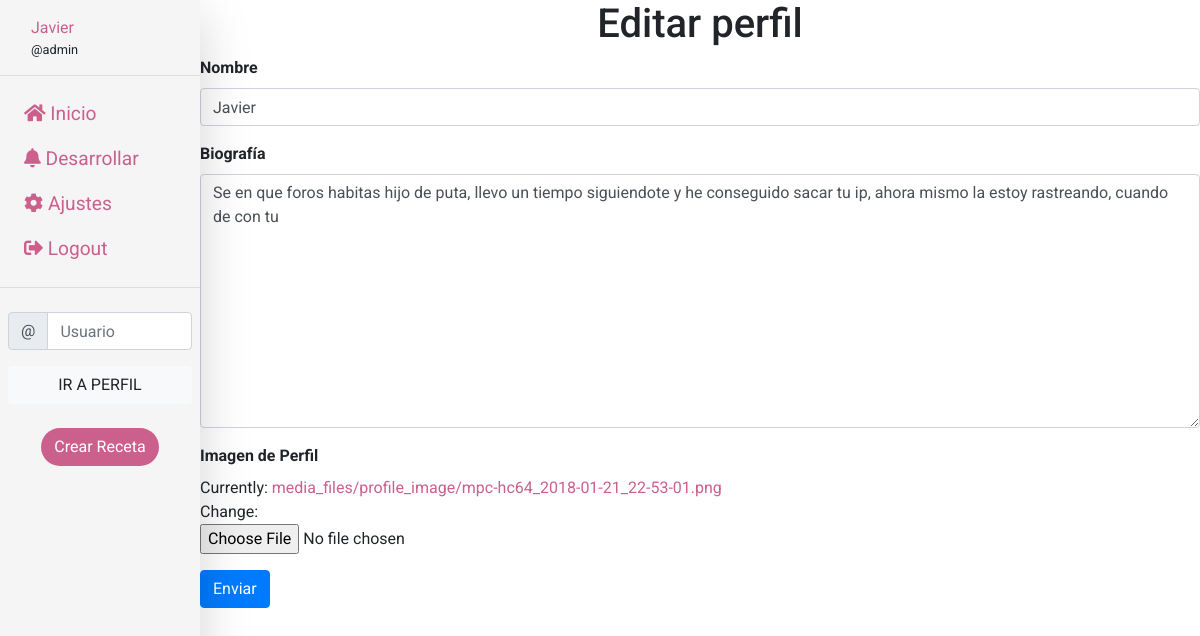
Before: /edit-profile/ (signed in) with the older database file.
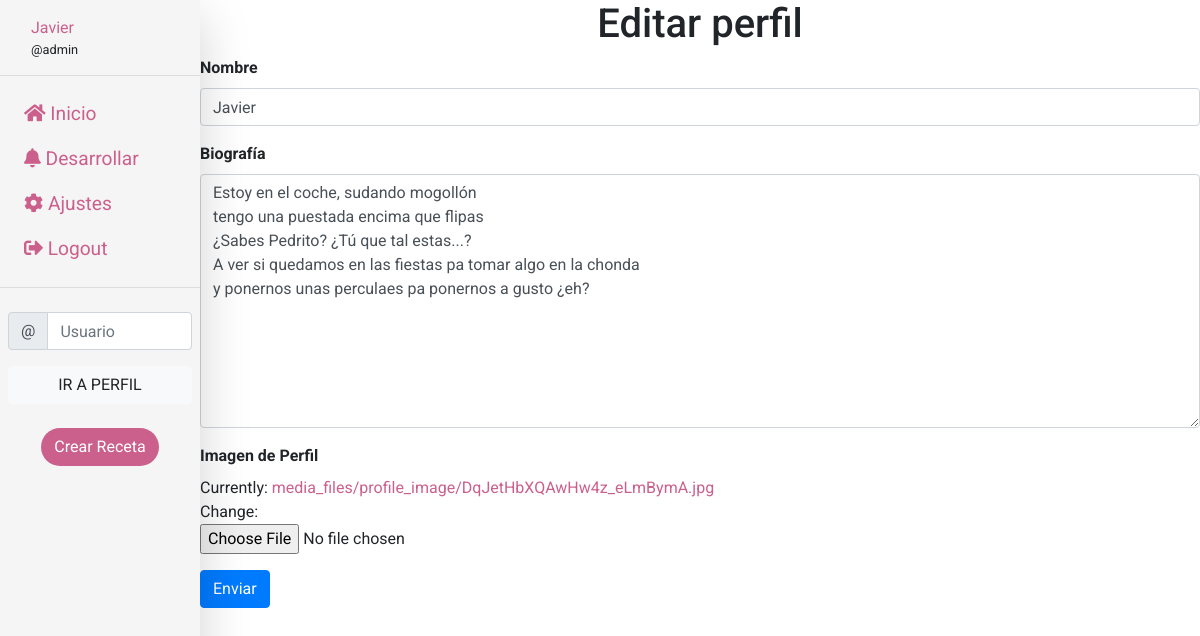
After: the same page with the newer database file.
### base/models.py (models this page shows, shortened)
class Profile(models.Model):
    class Meta:
        verbose_name = u'Perfil de Usuario'
        verbose_name_plural = u'Perfiles de Usuarios'
    user = models.OneToOneField(User, verbose_name=u'Usuario asociado', on_delete=models.CASCADE)
    display_name = models.CharField(verbose_name=u'Nombre', max_length=15)
    bio = models.TextField(verbose_name=u'Biografía', max_length=256, blank=True)
    followers = models.ManyToManyField('self', verbose_name=u'Seguidores', related_name='Seguidores', blank=True, symmetrical=False)
    followed = models.ManyToManyField('self', verbose_name=u'Seguidos', related_name='Seguidos', blank=True, symmetrical=False)
    image = models.ImageField(upload_to='media_files/profile_image', default='media_files/profile_image/no-image.png')

### home/views.py (the view)
# urls.py: path('edit-profile/', views.edit_profile, name='edit-profile'),
def edit_profile(request):
    profile = request.user.profile
    form = ProfileForm(instance = profile)
    if request.method == 'POST':
        form = ProfileForm(request.POST, request.FILES, instance=profile)
        if form.is_valid():
            profile = form.save()
            return HttpResponseRedirect(reverse("home:show-feed"))
    replacements = {
        'form': form,
    }
    return render(request, 'home/edit-profile.html', replacements)

### base/forms.py
class ProfileForm(ModelForm):
    class Meta:
        model = Profile
        fields = ['display_name', 'bio', 'image']

### home/templates/home/edit-profile.html (shortened to what this page needs)
{% extends "base/dashboard.html" %}
{% load static %}
{% load widget_tweaks %}
{% block custom-css %}
    {{block.super}}
{% endblock %}
{% block contenido %}
<h1 class="text-center">Editar perfil</h1>
<form method='POST' enctype="multipart/form-data">
    <div class="form-group">
        <label><strong>Nombre</strong></label>
        {{ form.display_name|add_class:'form-control' }}
    </div>
    <div class="form-group">
        <label><strong>Biografía</strong></label>
        {{ form.bio|add_class:'form-control' }}
    </div>
    <div class="form-group">
        <label><strong>Imagen de Perfil</strong></label> <br>
        {{ form.image|add_class:'form-control-file'}}
    </div>
    <button type="submit" class="btn btn-primary">Enviar</button>
</form>
{% endblock %}

Changed rows visible on the page:
changed Profile "Javier": bio "Se en que foros habitas hijo de puta, llevo un tiempo siguiendote y he conseguido sacar tu ip, ahora mismo la estoy rastreando, cuando de con tu" → "Estoy en el coche, sudando mogollón tengo una puestada encima que flipas ¿Sabes Pedrito? ¿Tú que tal estas...? A ver si quedamos en las fiestas pa tomar algo en la chonda y ponernos unas perculaes pa ponernos a gusto ¿eh?"
Other visible differences:
text no longer shown: "Currently: media_files/profile_image/mpc-hc64_2018-01-21_22-53-01.png Change:"
text now shown: "Currently: media_files/profile_image/DqJetHbXQAwHw4z_eLmBymA.jpg Change:"
